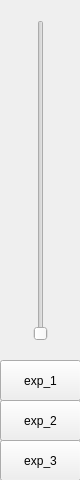
<?xml version="1.0" encoding="UTF-8"?>
<ui version="4.0">
 <class>ExpDialog</class>
 <widget class="QWidget" name="ExpDialog">
  <property name="geometry">
   <rect>
    <x>0</x>
    <y>0</y>
    <width>80</width>
    <height>480</height>
   </rect>
  </property>
  <property name="windowTitle">
   <string>Form</string>
  </property>
  <widget class="QSlider" name="expSlider">
   <property name="geometry">
    <rect>
     <x>20</x>
     <y>20</y>
     <width>41</width>
     <height>321</height>
    </rect>
   </property>
   <property name="orientation">
    <enum>Qt::Vertical</enum>
   </property>
  </widget>
  <widget class="QPushButton" name="exp_1">
   <property name="geometry">
    <rect>
     <x>0</x>
     <y>360</y>
     <width>81</width>
     <height>41</height>
    </rect>
   </property>
   <property name="text">
    <string>exp_1</string>
   </property>
  </widget>
  <widget class="QPushButton" name="exp_2">
   <property name="geometry">
    <rect>
     <x>0</x>
     <y>400</y>
     <width>81</width>
     <height>41</height>
    </rect>
   </property>
   <property name="text">
    <string>exp_2</string>
   </property>
  </widget>
  <widget class="QPushButton" name="exp_3">
   <property name="geometry">
    <rect>
     <x>0</x>
     <y>440</y>
     <width>81</width>
     <height>41</height>
    </rect>
   </property>
   <property name="text">
    <string>exp_3</string>
   </property>
  </widget>
 </widget>
 <resources/>
 <connections/>
</ui>
